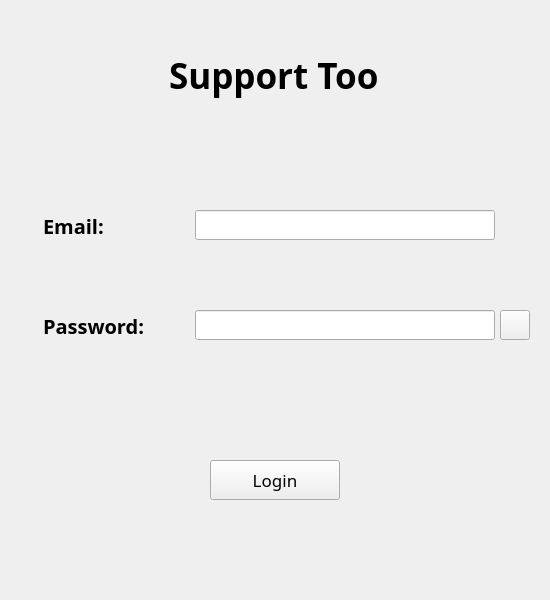
<?xml version="1.0" encoding="UTF-8"?>
<ui version="4.0">
 <class>loginWindow</class>
 <widget class="QMainWindow" name="loginWindow">
  <property name="geometry">
   <rect>
    <x>0</x>
    <y>0</y>
    <width>550</width>
    <height>600</height>
   </rect>
  </property>
  <property name="sizePolicy">
   <sizepolicy hsizetype="Fixed" vsizetype="Fixed">
    <horstretch>0</horstretch>
    <verstretch>0</verstretch>
   </sizepolicy>
  </property>
  <property name="minimumSize">
   <size>
    <width>550</width>
    <height>600</height>
   </size>
  </property>
  <property name="maximumSize">
   <size>
    <width>550</width>
    <height>600</height>
   </size>
  </property>
  <property name="font">
   <font>
    <family>Maven Pro</family>
    <pointsize>9</pointsize>
    <bold>false</bold>
   </font>
  </property>
  <property name="windowTitle">
   <string>Support Tool - Login</string>
  </property>
  <property name="windowIcon">
   <iconset>
    <normaloff>./imgs/icon.png</normaloff>./imgs/icon.png</iconset>
  </property>
  <property name="iconSize">
   <size>
    <width>24</width>
    <height>24</height>
   </size>
  </property>
  <widget class="QWidget" name="loginForm">
   <property name="enabled">
    <bool>true</bool>
   </property>
   <property name="sizePolicy">
    <sizepolicy hsizetype="Fixed" vsizetype="Fixed">
     <horstretch>0</horstretch>
     <verstretch>0</verstretch>
    </sizepolicy>
   </property>
   <property name="minimumSize">
    <size>
     <width>550</width>
     <height>600</height>
    </size>
   </property>
   <property name="maximumSize">
    <size>
     <width>550</width>
     <height>600</height>
    </size>
   </property>
   <widget class="QPushButton" name="loginBtn">
    <property name="geometry">
     <rect>
      <x>210</x>
      <y>460</y>
      <width>130</width>
      <height>40</height>
     </rect>
    </property>
    <property name="sizePolicy">
     <sizepolicy hsizetype="Fixed" vsizetype="Fixed">
      <horstretch>0</horstretch>
      <verstretch>0</verstretch>
     </sizepolicy>
    </property>
    <property name="font">
     <font>
      <family>Maven Pro</family>
      <pointsize>13</pointsize>
      <italic>false</italic>
      <bold>false</bold>
      <underline>false</underline>
      <kerning>true</kerning>
     </font>
    </property>
    <property name="text">
     <string>Login</string>
    </property>
    <property name="iconSize">
     <size>
      <width>0</width>
      <height>0</height>
     </size>
    </property>
    <property name="checkable">
     <bool>false</bool>
    </property>
   </widget>
   <widget class="QLabel" name="password">
    <property name="geometry">
     <rect>
      <x>43</x>
      <y>310</y>
      <width>111</width>
      <height>31</height>
     </rect>
    </property>
    <property name="font">
     <font>
      <family>Maven Pro</family>
      <pointsize>15</pointsize>
      <bold>true</bold>
     </font>
    </property>
    <property name="text">
     <string>Password:</string>
    </property>
   </widget>
   <widget class="QLabel" name="email">
    <property name="geometry">
     <rect>
      <x>43</x>
      <y>210</y>
      <width>111</width>
      <height>31</height>
     </rect>
    </property>
    <property name="font">
     <font>
      <family>Maven Pro</family>
      <pointsize>15</pointsize>
      <bold>true</bold>
     </font>
    </property>
    <property name="text">
     <string>Email:</string>
    </property>
   </widget>
   <widget class="QLabel" name="applicationName">
    <property name="geometry">
     <rect>
      <x>169</x>
      <y>50</y>
      <width>211</width>
      <height>51</height>
     </rect>
    </property>
    <property name="font">
     <font>
      <family>Maven Pro</family>
      <pointsize>26</pointsize>
      <bold>true</bold>
     </font>
    </property>
    <property name="text">
     <string>Support Tool</string>
    </property>
   </widget>
   <widget class="QLineEdit" name="emailText">
    <property name="geometry">
     <rect>
      <x>195</x>
      <y>210</y>
      <width>300</width>
      <height>30</height>
     </rect>
    </property>
    <property name="font">
     <font>
      <family>Maven Pro</family>
      <pointsize>10</pointsize>
      <bold>false</bold>
     </font>
    </property>
   </widget>
   <widget class="QLineEdit" name="passwordText">
    <property name="geometry">
     <rect>
      <x>195</x>
      <y>310</y>
      <width>300</width>
      <height>30</height>
     </rect>
    </property>
    <property name="font">
     <font>
      <family>Maven Pro</family>
      <pointsize>10</pointsize>
      <bold>false</bold>
     </font>
    </property>
   </widget>
   <widget class="QPushButton" name="show_hideBtn">
    <property name="geometry">
     <rect>
      <x>500</x>
      <y>310</y>
      <width>30</width>
      <height>30</height>
     </rect>
    </property>
    <property name="sizePolicy">
     <sizepolicy hsizetype="Fixed" vsizetype="Fixed">
      <horstretch>0</horstretch>
      <verstretch>0</verstretch>
     </sizepolicy>
    </property>
    <property name="text">
     <string/>
    </property>
    <property name="icon">
     <iconset>
      <normaloff>./imgs/eye.png</normaloff>./imgs/eye.png</iconset>
    </property>
    <property name="iconSize">
     <size>
      <width>20</width>
      <height>20</height>
     </size>
    </property>
   </widget>
  </widget>
 </widget>
 <resources/>
 <connections/>
</ui>
